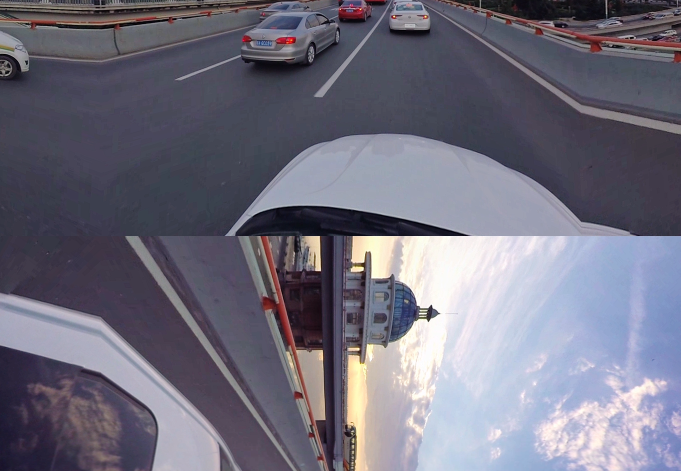
#> input picture drivesample.png, 1361 x 942 px (shown at 1/2 size)
$ python -i image_preprocess.py   (imports and definitions only)
#> lines starting #> are read from the running program, lines starting #| are printed output that depends on the picture; after the words box and inside, x2 and y2 are one past the last pixel; in counts of white or black regions, pixels touching at a corner belong together; long printed decimals are rounded
import cv2 as cv
import matplotlib.pyplot as plt
import numpy as np

'''generate edge function '''
def cannyEdge(src,  min):
    #src = cv.cvtColor(src, cv.COLOR_RGB2GRAY)
    dst = cv.Canny(src, min, min*3, apertureSize=3)
    #dst = cv.dilate(dst, None)
    return dst

'''function use to divide the image into 6 sub images'''
def image_divider(image, row, coloum):
    '''save the divide image in the images list'''
    images = []
    image_row_size = int(len(image)/row)
    image_colum_size = int(len(image[0])/coloum)
    for index_row in range(row):
        for index_column in range(coloum):
            image_divide_temp = image[index_row*image_row_size:(index_row + 1)*image_row_size].copy()
            image_divide = []
            for index in range(len(image_divide_temp)):
                image_divide.append(image_divide_temp[index][index_column*image_colum_size:(index_column + 1)*image_colum_size ])
            images.append(image_divide)
    return images

def findEffectivePoints():
    image = cv.imread('drivesample.png', 1)
#> image is the input picture: shape (942, 1361, 3); mean B, G, R 125.7, 110.8, 112.7
    '''resize the image'''
    image = cv.resize(image, (1350, 900))
#> image: shape (900, 1350, 3)
    # show the orign image
    originimage = cv.cvtColor(image, cv.COLOR_BGR2RGB)
    image = cannyEdge(image, 100)
#> in cannyEdge, `dst = cv.Canny(src, min, min*3, apertureSize=3)`:
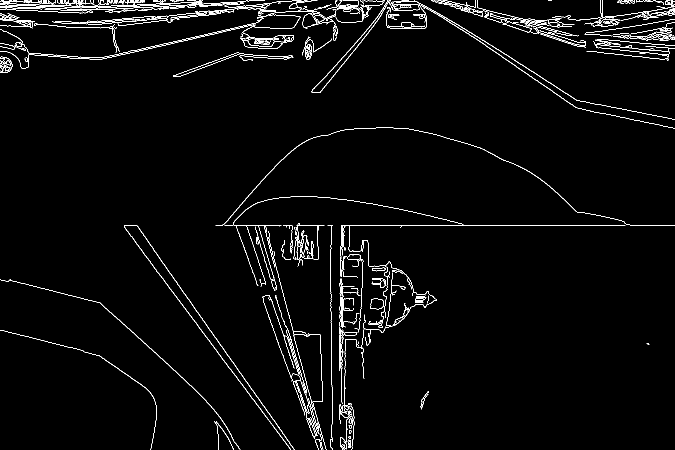
#> dst: shape (900, 1350) (shown at 1/2 size); 2.6% white in thin lines or dots
    ret, image_invert = cv.threshold(image, 120, 255, cv.THRESH_BINARY_INV)
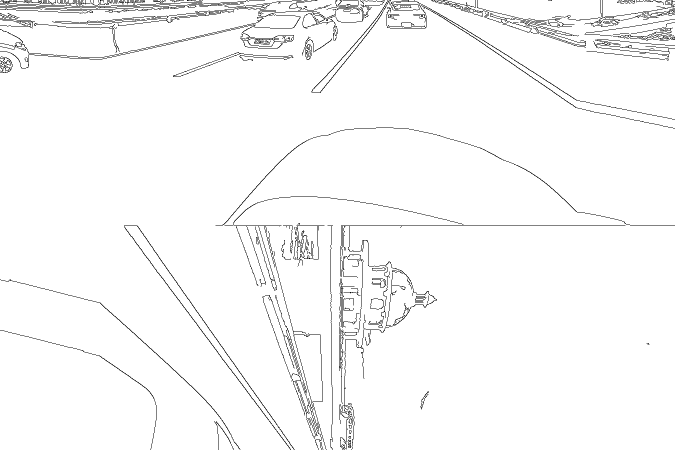
#> image_invert: shape (900, 1350) (shown at 1/2 size); 97.4% white; black in thin lines or dots
    height, width = image.shape
#> height = 900; width = 1350
    print('height: ' + str(height) + ' width: ' + str(width))
#| height: 900 width: 1350

    '''detect line by using HoughLine functions'''
    Lines = cv.HoughLinesP(image, 1,  np.pi/180, 80, maxLineGap=10, minLineLength=80)
#> Lines = 72 rows, first 6: [737, 450, 923, 450], [270, 484, 579, 895], [274, 451, 588, 899], [2, 1, 173, 7], [0, 9, 199, 16], [273, 451, 513, 793]

    # Create a black image
    featureLine = np.zeros((height, width, 3), np.uint8)

    image = cv.cvtColor(image, cv.COLOR_GRAY2BGR)
#> image: shape (900, 1350, 3); 2.6% white in thin lines or dots
    filter_lines_point = [[], [], []]
    for line in Lines:
        x1, y1, x2, y2 = line[0]
        if y1 != 450 and y2 != 450 and y1 > 20 and y2 > 20: # delete the edge line
            if np.sqrt(np.power((x1-x2), 2) + np.power((y1 - y2), 2)) > 150:
                cv.line(featureLine, (x1, y1), (x2, y2), (0, 255, 0), 1)
                factes = 1
                if factes == 1:
                    if x1 <= 900 and x1 >= 450 and y1 < 450 and y2 < 450 and x2 <= 900 and x2 >= 450:  # filter for the factes
                        # pre process the data transfer from size 450 to the norminated edge size 20
                        x1 = 20.0 * (x1 - (450.0 + 900.0) / 2.0) / 450.0
                        x2 = 20.0 * (x2 - (450.0 + 900.0) / 2.0) / 450.0
                        y1 = 20.0 * (y1 - 450.0 / 2.0) / 450.0
                        y2 = 20.0 * (y2 - 450.0 / 2.0) / 450.0
                        print(x1, x2, y1, y2)
                        filter_lines_point[0].append(x1)
                        filter_lines_point[1].append(-10)
                        filter_lines_point[2].append(y1)
                        filter_lines_point[0].append(x2)
                        filter_lines_point[1].append(-10)
                        filter_lines_point[2].append(y2)
                if factes == 2:
                    if x1 <= 1350 and x1 >= 900 and y1 < 450 and y2 < 450 and x2 <= 1350 and x2 >= 900:  # filter for the factes
                        # pre process the data transfer from size 450 to the norminated edge size 20
                        x1 = 20.0 * (x1 - (1350.0 + 900.0) / 2.0) / 450.0
                        x2 = 20.0 * (x2 - (1350.0 + 900.0) / 2.0) / 450.0
                        y1 = 20.0 * (y1 - 450.0 / 2.0) / 450.0
                        y2 = 20.0 * (y2 - 450.0 / 2.0) / 450.0
                        print(x1, x2, y1, y2)
                        filter_lines_point[0].append(10)
                        filter_lines_point[1].append(x1)
                        filter_lines_point[2].append(y1)
                        filter_lines_point[0].append(10)
                        filter_lines_point[1].append(x2)
                        filter_lines_point[2].append(y2)
#> this loop made 72 passes
#> (line, x1, y1, x2, y2) on pass 43: ([[639, 185, 749, 49]], -1.6, -1.78, 3.29, -7.82)
#| -1.6 3.289 -1.778 -7.822
#| 2.8 9.689 8.044 9.511
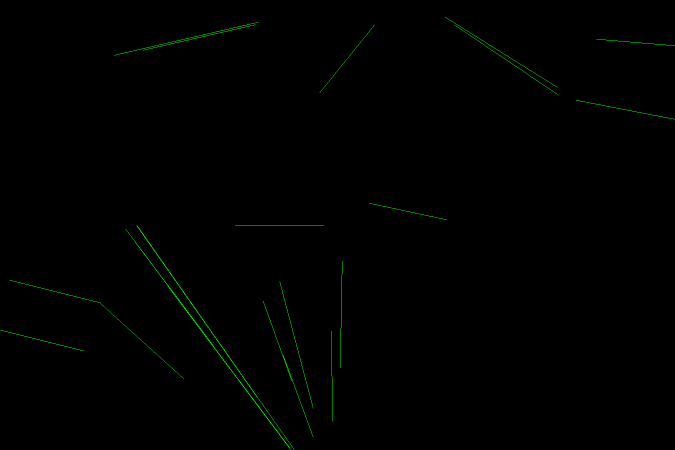
#> featureLine: shape (900, 1350, 3) (shown at 1/2 size); mean of channels 0, 1, 2 0, 1, 0; drawn as B, G, R
#> after the loop, factes = 1

    cv.imwrite('Resultimage/filteredline.png', featureLine)

    pixel_num = 0
    for height_index in range(height):
        for width_index in range(width):
            if height_index % 5 != 0 and width_index % 5 != 0:
                featureLine[height_index][width_index][0] = 0
                featureLine[height_index][width_index][1] = 0
                featureLine[height_index][width_index][2] = 0
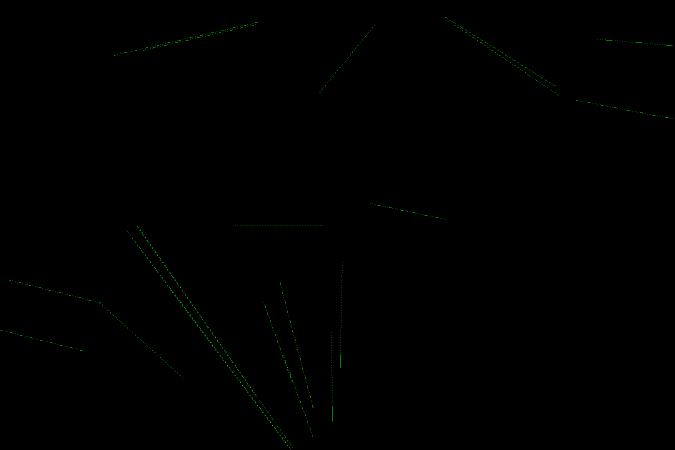
#> featureLine: shape (900, 1350, 3) (shown at 1/2 size); 0.26% of pixels changed, all inside (x1, y1, x2, y2) = (4, 36, 1350, 900); drawn as B, G, R

    featureLine = cv.cvtColor(featureLine, cv.COLOR_BGR2GRAY)
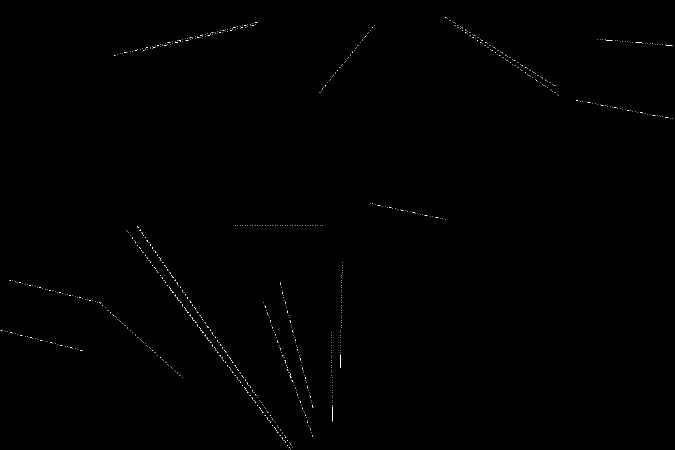
#> featureLine: shape (900, 1350) (shown at 1/2 size); values 0 (black) and 150 (white), 0.14% white in thin lines or dots
    #cv.imshow('edge.png', featureLine)

    count = 0
    for height_index in range(height):
        for width_index in range(width):
            if featureLine[height_index][width_index] != 0:
                count = count + 1
#> after the loop, count = 1719
    print('total number of the feature image ' + str(count))
#| total number of the feature image 1719
    return filter_lines_point

>>> result = findEffectivePoints()
